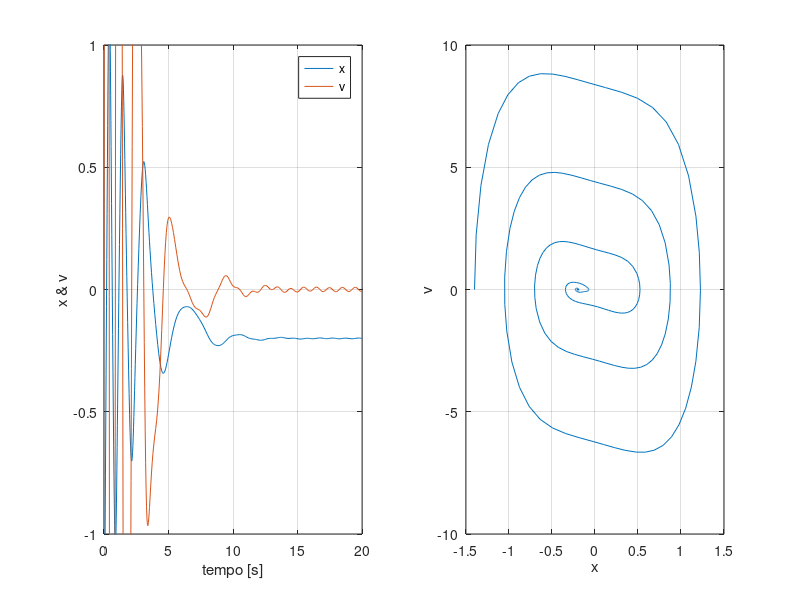

MATLAB code to generate this figure: (Note: this script raises an error after producing the figure.)
clearvars

m = 1;
gamma = 1;   %prova 1, 0.2 e 4(osserva grafico sx e vedi sottoperiodi e periodi maggiori)
k1 = -2;
k3 = 50;
A = 0.05;
f0 = 1;
omega = 2*pi*f0;

t0 = 0;
durata = 20;
x0 = -1.4; %try -1.4
v0 = 0;


ff = @(t, xv)[xv(2); -gamma*xv(2) - (k1/m)*xv(1) - (k3/m)*xv(1)^3 + (A/m)*sin(omega * t)];

% 2. Soluzione numerica usando ode45
[tt xv] = ode45(ff,t0+[0 durata],[x0 v0]);
xx = xv(:,1);
vv = xv(:,2);

% Plot del risultato
figure(3);
subplot(1,2,1);
plot(tt,[xx vv]);
legend("x","v");
grid on;
ylim([-1 1])
xlabel('tempo [s]');
ylabel('x & v');
subplot(1,2,2);
plot(xx,vv);
grid on;
%xlim([-0.2 0.2])
%ylim([-1 1])
xlabel('x');
ylabel('v');
sgtitle('Forzante non risonante')